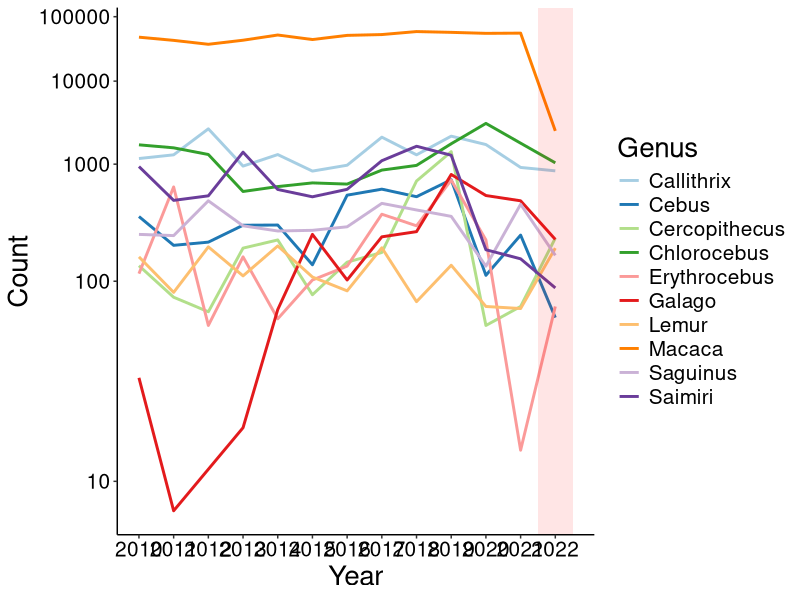
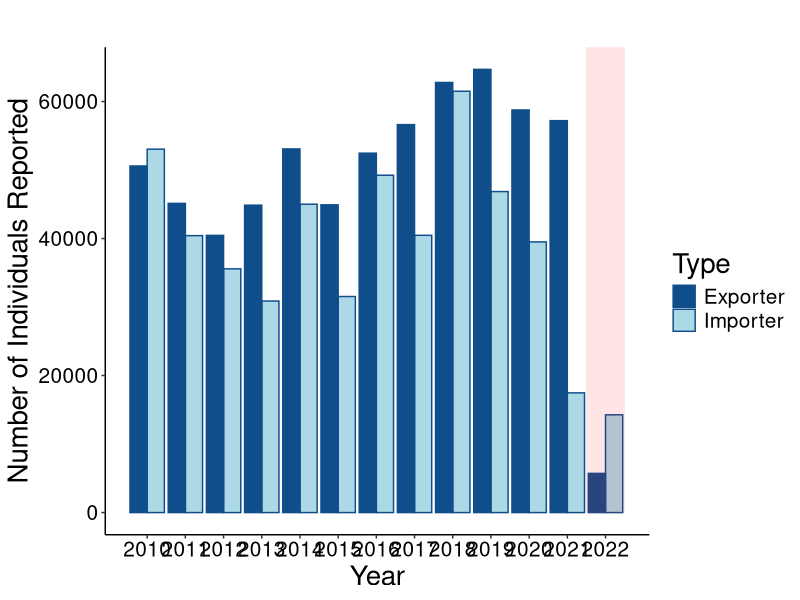

These figures' R source, in order: (Note: this script raises an error after producing the figures.)
#load packages
library(dplyr)

#import data
xdata<-read.csv("CITES_Raw_2010-2022.csv",header = T,sep = ",",stringsAsFactors = T)

#subset to live trade only
xdata<-xdata[xdata$Term=="live",]
xdata<-droplevels(xdata)

#add region (combine countries into three regions: Asia, Africa, American tropics)
xdata$Export_Region <- ifelse(xdata$Exporter %in% c("ZA","CI","GA","MG","SL","GN","CG","ML","SN","UG","NE","TZ","NA","MZ","ZW","CD","SD","ZM","ET","TD","CM","MU","BJ","KE","BW","CF","GH","TG","MA"),
                              "Africa",
                              ifelse(xdata$Exporter %in% c("CR","MX","GT","PE","PA","BR","GY","EC","SR","KN","BB","CO","CU","AR","SV","TT","JM"),
                                     "America",
                                     ifelse(xdata$Exporter %in% c("TH","MY","SY","KR","ID","IL","CY","JP","CN","UZ","AM","GE","IN","TW","PH","KH","VN","MM","KG","IR","JO","BD","BH","KZ","AE","LB"),
                                            "Asia",
                                            NA)))

#create datasets that report the proportion of exports under each source or purpose codes
#source codes from 2010-2022
TOTAL <- sum(xdata$Exporter.reported.quantity, na.rm = TRUE)
source_prop<-as.data.frame(xdata%>%
                             group_by(Source)%>%
                             mutate(P_source=(sum(Exporter.reported.quantity,na.rm = TRUE)/TOTAL)*100)%>%
                             select(Source, P_source)%>%
                             distinct())


#purpose codes from 2010-2022
TOTAL <- sum(xdata$Exporter.reported.quantity, na.rm = TRUE)
purpose_prop<-as.data.frame(xdata%>%
                              group_by(Purpose)%>%
                              mutate(P_purpose=(sum(Exporter.reported.quantity,na.rm = TRUE)/TOTAL)*100, scientific = FALSE)%>%
                              select(Purpose, P_purpose)%>%
                              distinct())
#descriptive
#number of exporting CITES parties
nlevels(xdata$Exporter)

#number of species
nlevels(xdata$Taxon)

#number of exports total
sum(xdata$Exporter.reported.quantity,na.rm = TRUE)

#number of macaques
sum(xdata$Exporter.reported.quantity[xdata$Genus=="Macaca"],na.rm = TRUE)

#count total exports for each species
genus_tot<-as.data.frame(xdata%>%
                           group_by(Genus)%>%
                           mutate(Genus_tot=sum(Exporter.reported.quantity,na.rm = TRUE))%>%
                           select(Genus,Genus_tot)%>%
                           distinct()%>%
                           arrange(Genus_tot))

#see 10 most traded species
tail(genus_tot,10)
#extract list top 10 most traded genus
top10_genus <- (genus_tot %>%
                  mutate(Genus = factor(Genus)) %>%
                  group_by(Genus) %>%
                  summarise(Genus_tot = sum(Genus_tot)) %>%
                  slice_max(order_by = Genus_tot, n = 10) %>%
                  pull(Genus))

#how many more macaca were traded compared to callithrix
569200/17536


#create dataset for figure 1: only 10 most exported
#count number of individuals from each genus trader per year
exp_genus<-as.data.frame(xdata%>%
                           group_by(Year, Genus)%>%
                           mutate(Count_Export=sum(Exporter.reported.quantity,na.rm = TRUE))%>%
                           select(Year,Genus,Count_Export))

#extract data for top 10 most exported genera
exp_genus<-exp_genus[exp_genus$Genus%in%top10_genus,]

exp_genus<-exp_genus[!duplicated(exp_genus),]#remove duplicated
exp_genus$logCount<-log(exp_genus$Count_Export+1)#log transform (add 1 to avoid 0s)

#create simple final dataset to use in the figure
fig1<-exp_genus%>%select(Year,Genus,logCount)
colnames(fig1)<-c("Year","Genus","Count")#rename columns for clarity

#export
write.csv(fig1, "PrimateTrade_Figure1_2010-2022.csv")



#create dataset for Figure 2: comparing reports of imports and exports
fig2<-as.data.frame(xdata%>%
                      group_by(Year)%>%
                      mutate(Year_export=sum(Exporter.reported.quantity,na.rm = TRUE))%>%
                      mutate(Year_import=sum(Importer.reported.quantity,na.rm = TRUE))%>%
                      select(Year,Year_import,Year_export)%>%
                      distinct())

colnames(fig2)<-c("Year","Importer", "Exporter")#simplify column names
#export dataset
write.csv(fig2, "PrimateTrade_Figure2_2010-2022.csv")

#create datasets for Figures 3 and 4: comparing the proportion of exports from different regions under different source or purpose codes
fig3_4<-as.data.frame(xdata%>%select(Year,Genus,Export_Region,Exporter.reported.quantity,Purpose,Source))#select relevant columns
fig3_4<-fig3_4[fig3_4$Export_Region%in%c("Africa","America","Asia"),]#ensure only regions of interest are selects
fig3_4<-droplevels(fig3_4)#remove unwanted levels
colnames(fig3_4)<-c("Year","Genus","Export.region","Exporter.reported.quantity","Purpose","Source")#rename for clarity
#export dataset
write.csv(fig3_4, "PrimateTrade_Figure3-4_2010-2022.csv")


#create datasets for Figure 5: top 10 exported genera in each region
#count number of exports per genera and per region
Region_Count<-as.data.frame(xdata%>%
                              group_by(Genus,Export_Region)%>%
                              mutate(Reg_count=sum(Exporter.reported.quantity,na.rm = TRUE))%>%
                              select(Genus, Export_Region,Reg_count)%>%
                              distinct())

#create Africa specific dataset
Africa<-Region_Count[Region_Count$Export_Region=="Africa",]
Africa<-na.omit(Africa)
Africa<-Africa[order(Africa$Reg_count),]
#export
write.csv(Africa,"Africa_top10_Fig5.csv")

#create American tropics specific dataset
America<-Region_Count[Region_Count$Export_Region=="America",]
America<-na.omit(America)
America<-America[order(America$Reg_count),]
#export
write.csv(America,"America_top10_Fig5.csv")

#create Asia specific dataset
Asia<-Region_Count[Region_Count$Export_Region=="Asia",]
Asia<-na.omit(Asia)
Asia<-Asia[order(Asia$Reg_count),]
#export
write.csv(Asia,"Asia_top10_Fig5.csv")


#######Figures plots######
#load libraries
library(dplyr)
library(ggplot2)
library(RColorBrewer)
library(tidyr)

####Figure 1 line graph
# Define a color palette with visually distinct colors for 10 genera
distinct_palette <- brewer.pal(10, "Paired")

#plots figure 1
plot_1 <- ggplot(fig1, aes(x = Year, y = Count, color = Genus)) +
  geom_line(size=1) +
  labs(
    x = "Year",
    y = "Count") +
  scale_color_manual(values = distinct_palette, name="Genus")  +
  scale_x_continuous(breaks = seq(2010, 2022, by = 1), labels = as.character(seq(2010, 2022, by = 1)))+
  scale_y_continuous(trans = "log10", 
                     labels = function(x) format(exp(x), scientific = FALSE),breaks = log(c(0,1,10,100, 1000, 10000, 100000)))+
  theme(text=element_text(size=50),
        axis.text = element_text(size = 20),      # Adjust axis text sizz
        axis.title = element_text(size = 30),     # Adjust axis label size
        legend.text = element_text(size = 20),    # Adjust legend text size
        legend.title = element_text(size = 30)    # Adjust legend title size
  )+
  theme_bw() +
  theme(
    panel.grid.major = element_blank(),
    panel.grid.minor = element_blank(),
    axis.text = element_text(color = "black"),
    axis.title = element_text(color = "black"),
    plot.title = element_text(color = "black")
  )+theme(legend.position="right")

plot_1+theme(text=element_text(size=20),
             axis.text = element_text(size = 15),      # Adjust axis text size
             axis.title = element_text(size = 20),     # Adjust axis label size
             legend.text = element_text(size = 15),    # Adjust legend text size
             legend.title = element_text(size = 20),
             axis.text.y = element_text(color = "black"),
             axis.text.x = element_text(color = "black"),
             axis.line = element_line(color = "black"),
             panel.border = element_blank(),
)+annotate("rect", xmin = 2021.5, xmax = 2022.5, ymin = 0, ymax = Inf,
           alpha = .1,fill = "red")

####Figure 2
# reorganise data into useful format
fig2 <- as.data.frame(fig2 %>%
                        pivot_longer(cols = c(Importer, Exporter), names_to = "Type", values_to = "Value"))

#plot figure 2
plot2 <- ggplot(fig2, aes(x = as.numeric(Year), y = Value, fill=Type)) +
  geom_bar(stat = "identity", position = position_dodge(),colour = "dodgerblue4") + 
  scale_fill_manual(values = c("dodgerblue4", "lightblue")) +# Change fill color to light grey
  labs(title = "",
       x = "Year",
       y = "Number of Individuals Reported") +
  scale_x_continuous(breaks = seq(2010, 2022, by = 1), labels = as.character(seq(2010, 2022, by = 1))) +
  theme_bw() +
  theme(
    panel.grid.major = element_blank(),
    panel.grid.minor = element_blank(),
    axis.text = element_text(color = "black"),
    axis.title = element_text(color = "black"),
    plot.title = element_text(color = "black"),
    axis.text.y = element_text(color = "black"),
    axis.text.x = element_text(color = "black"),
    axis.line = element_line(color = "black"),
    legend.position = "right"
  )

plot2+theme(text=element_text(size=20),
            axis.text = element_text(size = 15),      # Adjust axis text size
            axis.title = element_text(size = 20),     # Adjust axis label size
            legend.text = element_text(size = 15),    # Adjust legend text size
            legend.title = element_text(size = 20),
            panel.grid.major = element_blank(),       # Remove major grid lines
            panel.grid.minor = element_blank(),
            panel.border = element_blank(), # Adjust legend title size
)+annotate("rect", xmin = 2021.5, xmax = 2022.5, ymin = 0, ymax = Inf,
           alpha = .1,fill = "red")

####Figure 3
#create dataframe for the source of export information
gl_source<-aggregate(Exporter.reported.quantity~Source+Year+Export.region, data=fig3_4, FUN=sum)
colnames(gl_source)<-c("Source", "Year", "Region", "Count")
#remove unused levels
gl_source<-gl_source[gl_source$Source!="",]
gl_source<-gl_source[gl_source$Region!="Europe",]
gl_source<-gl_source[gl_source$Region!="Unk",]
gl_source<-gl_source[gl_source$Region!="Other",]
gl_source<-gl_source[gl_source$Source%in%c("C", "F", "W"),]

colnames(gl_source)<-c("Source", "Year", "Region", "Count")#change column names for clarity
#must detach package before running next code
detach(package:plyr)

#get percent goal used per gesture
Fig3 <-as.data.frame (gl_source %>%
                        group_by(Year, Region ) %>%
                        mutate(Percent = (Count / sum(Count))*100))

#only keep cases where more than 1% were exported
Fig3<-Fig3[Fig3$Percent>=1,]
Fig3<-droplevels(Fig3)
Fig3<-na.omit(Fig3)

#plot
library(plyr)

#set names for sources
source_names <- c("Captive-bred", "Born in captivity", "Wild")

ce=ddply(Fig3, "Year", transform, percent_weight=Percent)

bp=ggplot(ce, aes(x=Region, y=percent_weight, fill=Source))+
  geom_bar(stat="identity",color = "black", size=0.2)+
  ylab("Percentage of Exports")+
  xlab("Source by Year")+
  scale_fill_brewer(palette = "Blues", labels=source_names)+facet_grid(~Year)

Fige3 <- bp +
  theme(axis.text.x = element_text(angle = 90, hjust = 1, vjust = 0.5, size = 15,color="black"),
        axis.text.y = element_text(color = "black"),
        axis.line = element_line(color = "black"),
        axis.title.x = element_text(size = 20),
        axis.title.y = element_text(size = 20),
        axis.text = element_text(color = "black"),
        strip.text = element_text(face = "bold", size = rel(0.75)),
        strip.background = element_rect(fill = "lightblue", colour = "black", size = 0.5),
        panel.grid.major = element_blank(),
        panel.grid.minor = element_blank(),
        panel.background = element_rect(fill = NA),
        legend.position = "right",
        text = element_text(size = 20),
        legend.text = element_text(size = 15),
        legend.title = element_text(size = 20),
        plot.title = element_text(color = "black")
  )

#add highlight
Figee3 <- Fige3 +
  geom_rect(data = subset(ce, Year == "2022"), 
            aes(xmin = -Inf, xmax = Inf, ymin = 0, ymax = Inf), 
            fill = "red", alpha = 0.025)

#####Figure 4
#recorganise the data into a dataframe for the purpose of export
gl_purpose<-aggregate(Exporter.reported.quantity~Purpose+Year+Export.region, data=fig3_4, FUN=sum)
colnames(gl_purpose)<-c("Purpose", "Year", "Region", "Count")
#remove unused levels
gl_purpose<-gl_purpose[gl_purpose$Purpose!="",]
gl_purpose<-gl_purpose[gl_purpose$Region!="Europe",]
gl_purpose<-gl_purpose[gl_purpose$Region!="Unk",]
gl_purpose<-gl_purpose[gl_purpose$Region!="Other",]
gl_purpose<-gl_purpose[gl_purpose$Region!="Other",]

#keep only categories that occur more than 1% of exports in all regions
#these include B (Bred in captivity), M (Medical), S (Scientific), T (Commercial), Z (Zoo)
gl_purpose<-gl_purpose[gl_purpose$Purpose%in%c("B", "M", "S", "T", "Z"),]
gl_purpose<-droplevels(gl_purpose)
gl_purpose$Purpose<-ifelse(gl_purpose$Purpose=="B", "Breeding in captivity",
                           ifelse(gl_purpose$Purpose=="M", "Medical",
                                  ifelse(gl_purpose$Purpose=="S","Scientific",
                                         ifelse(gl_purpose$Purpose=="T","Commercial",
                                                ifelse(gl_purpose$Purpose=="Z", "Zoo",NA)))))
#must detach package before running next code
detach(package:plyr)
library(dplyr)

#get percent goal used per gesture
Fig4 <-as.data.frame (gl_purpose %>%
                        group_by(Year, Region ) %>%
                        mutate(Percent = (Count / sum(Count))*100))

Fig4<-Fig4[Fig4$Percent>=1,]#remove cases that were less than 1%
Fig4<-droplevels(Fig4)
Fig4<-na.omit(Fig4)

#plot
library(plyr)

# set the names for the legend
purpose_names <- c("Breeding in captivity", "Commercial", "Medical", "Scientific", "Zoo")

ce <- ddply(Fig4, "Year", transform, percent_weight = Percent)

bp <- ggplot(ce, aes(x = Region, y = percent_weight, fill = Purpose)) +
  geom_bar(stat = "identity", color = "black", size = 0.2) +
  scale_fill_brewer(palette = "Blues", labels = purpose_names) +
  ylab("Percentage of Exports")+
  xlab("Purpose by Year")+
  facet_grid(~Year)

Fige4 <- bp +
  theme(axis.text.x = element_text(angle = 90, hjust = 1, vjust = 0.5, size = 15,color="black"),
        axis.text.y = element_text(color = "black"),
        axis.line = element_line(color = "black"),
        axis.title.x = element_text(size = 20),
        axis.title.y = element_text(size = 20),
        axis.text = element_text(color = "black"),
        strip.text = element_text(face = "bold", size = rel(0.75)),
        strip.background = element_rect(fill = "lightblue", colour = "black", size = 0.5),
        panel.grid.major = element_blank(),
        panel.grid.minor = element_blank(),
        panel.background = element_rect(fill = "white"),
        legend.position = "right",
        text = element_text(size = 20),
        legend.text = element_text(size = 15),
        legend.title = element_text(size = 20),
        plot.title = element_text(color = "black")
  )

#add highlight for 2022
Figee4 <- Fige4 +
  geom_rect(data = subset(ce, Year == "2022"), 
            aes(xmin = -Inf, xmax = Inf, ymin = 0, ymax = Inf), 
            fill = "red", alpha = 0.025)
